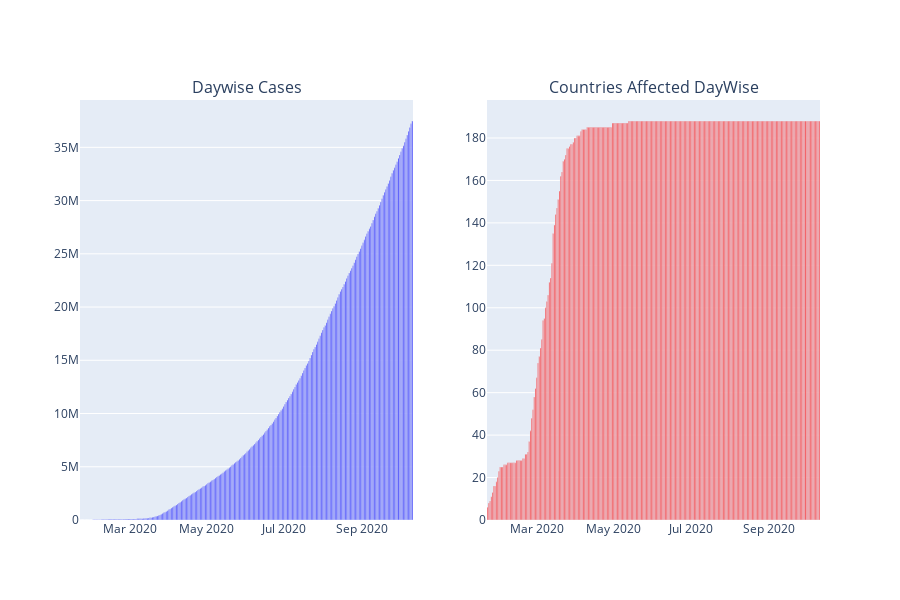

The notebook cell this image was saved under:
### Markdown cell above
# No of cases daywise & No of Countries affected daywise

### Code cell
fig_ca_d = px.bar(daywise,
               x = 'Date',
               y = 'Confirmed',
               color_discrete_sequence = ['Blue'])
fig_co_d = px.bar(daywise,
               x = 'Date',
               y = 'No. of Countries',
               color_discrete_sequence = ['Red'])

fig = make_subplots(rows = 1, cols = 2,
                    shared_xaxes = False,
                    horizontal_spacing = 0.1, # 0.9
                    vertical_spacing = 0.2,
                    subplot_titles=('Daywise Cases', 'Countries Affected DayWise'))
fig.add_trace(fig_ca_d['data'][0],row = 1,col=1)
fig.add_trace(fig_co_d['data'][0],row = 1,col=2)
fig.update_layout(height = 600)
fig.show()

### Figure 1 — Plotly figure (JSON) as saved in the notebook; plotly's stock layout.template omitted (floating-point values rounded to 4 significant figures; data arrays with more than 128 entries replaced by an {"elided": "..."} marker saying what was removed)
{"data": [{"alignmentgroup": "True", "hovertemplate": "Date=%{x}<br>Confirmed=%{y}<extra></extra>", "legendgroup": "", "marker": {"color": "Blue"}, "name": "", "offsetgroup": "", "orientation": "v", "showlegend": false, "textposition": "auto", "type": "bar", "x": {"elided": "264 str values"}, "xaxis": "x", "y": {"elided": "264 int values"}, "yaxis": "y"}, {"alignmentgroup": "True", "hovertemplate": "Date=%{x}<br>No. of Countries=%{y}<extra></extra>", "legendgroup": "", "marker": {"color": "Red"}, "name": "", "offsetgroup": "", "orientation": "v", "showlegend": false, "textposition": "auto", "type": "bar", "x": {"elided": "264 str values"}, "xaxis": "x2", "y": {"elided": "264 int values"}, "yaxis": "y2"}], "layout": {"annotations": [{"font": {"size": 16}, "showarrow": false, "text": "Daywise Cases", "x": 0.225, "xanchor": "center", "xref": "paper", "y": 1, "yanchor": "bottom", "yref": "paper"}, {"font": {"size": 16}, "showarrow": false, "text": "Countries Affected DayWise", "x": 0.775, "xanchor": "center", "xref": "paper", "y": 1, "yanchor": "bottom", "yref": "paper"}], "height": 600, "xaxis": {"anchor": "y", "domain": [0, 0.45]}, "xaxis2": {"anchor": "y2", "domain": [0.55, 1]}, "yaxis": {"anchor": "x", "domain": [0, 1]}, "yaxis2": {"anchor": "x2", "domain": [0, 1]}}}
